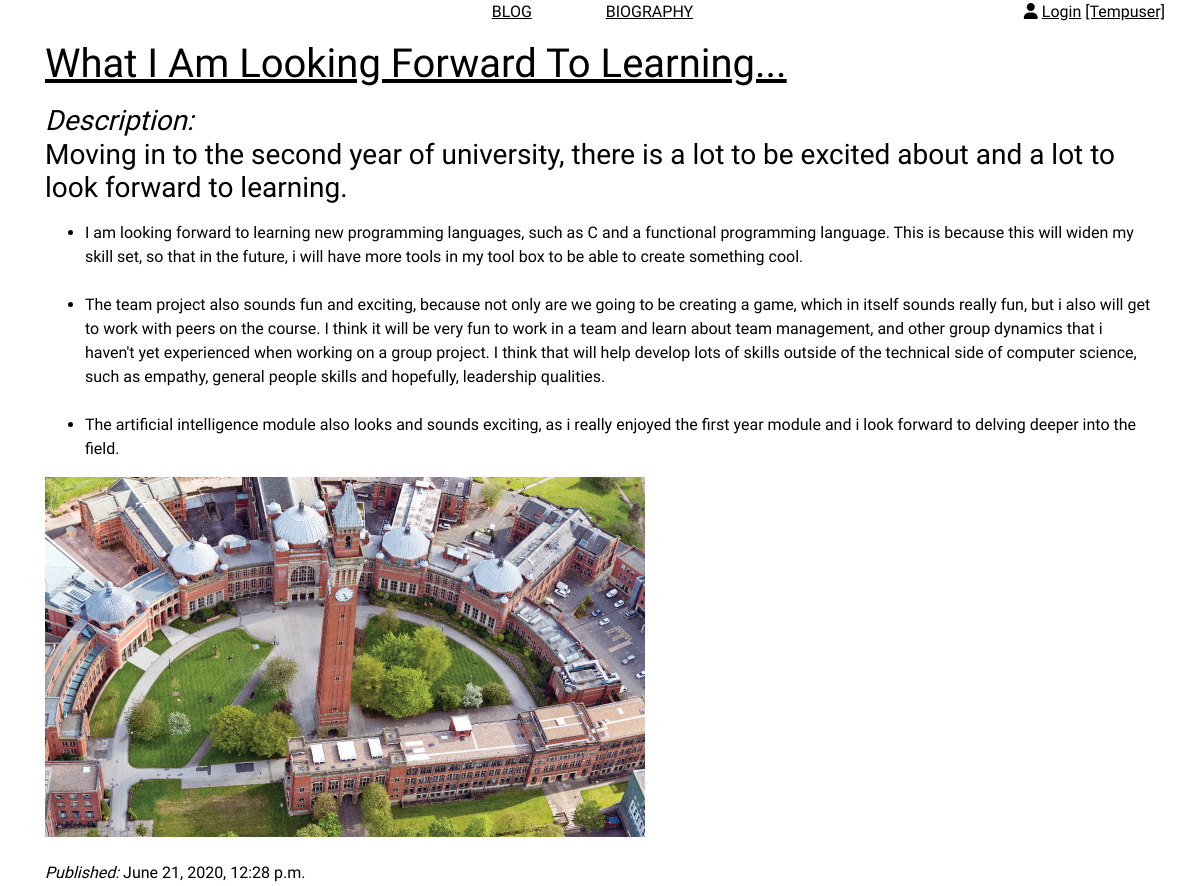
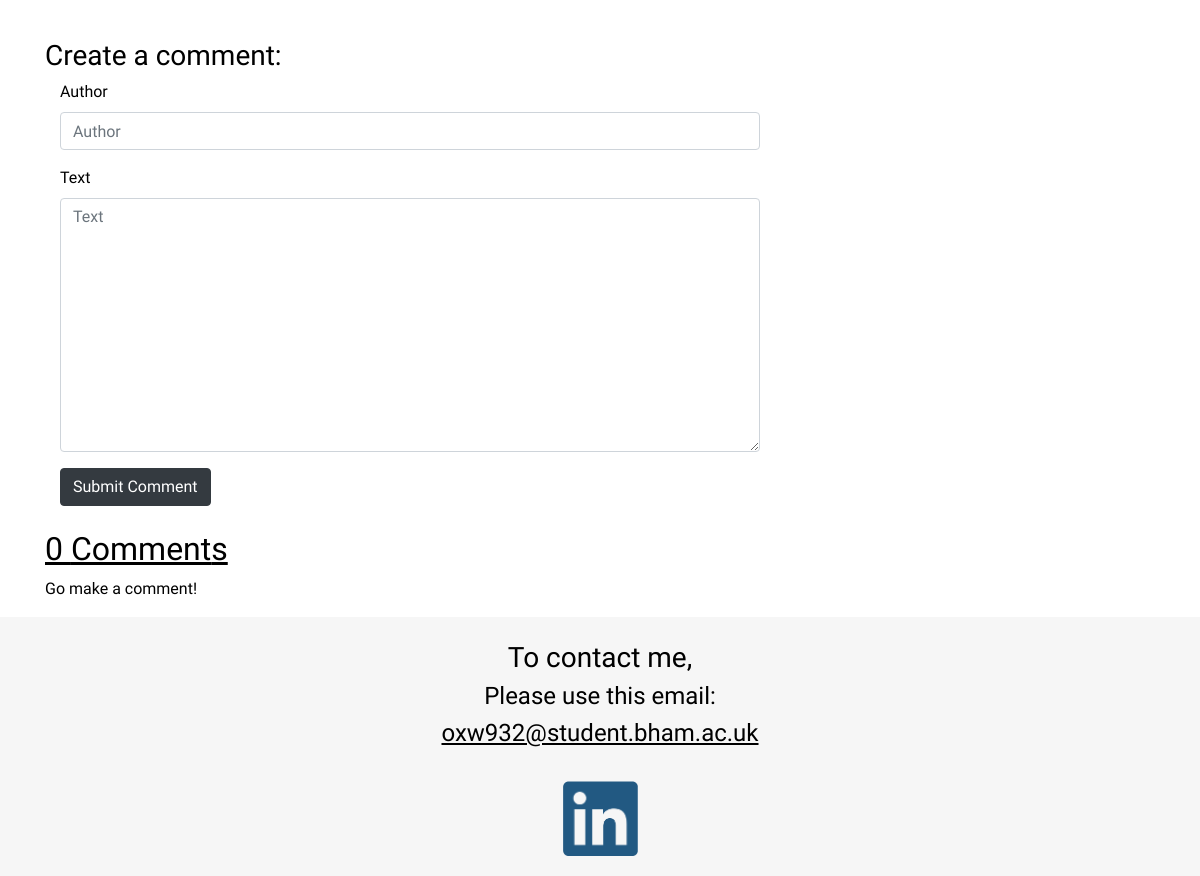
The app's page /post/36/ with its own data (2 pictures, top to bottom).
### blog/models.py (models this page shows, shortened)
class Blog(models.Model):
    user = models.ForeignKey(User, related_name='blog', on_delete=models.CASCADE, null=True)
    title = models.CharField(max_length=100)
    description = models.TextField(max_length=250)
    content = models.TextField(max_length=4000)
    published_date = models.DateTimeField(auto_now=True)
    blog_pic = models.ImageField(upload_to='blog_pic',blank=True)
    def approve_comments(self):
        return self.comments.filter(approved_comment=True)
    class Meta:
        permissions = (("can_make_changes", "Can edit, Update or Delete content"),)

### blog/views.py (the view, shortened to what this page needs)
# urls.py: path('post/<int:pk>/', views.BlogDetailView.as_view(), name='post'),
class BlogDetailView(ModelFormMixin, DetailView):
    model = Blog
    form_class = CommentForm
    def get_context_data(self, **kwargs):
        context = super().get_context_data(**kwargs)
        context['form'] = self.get_form()
        return context

### blog/forms.py
class CommentForm(forms.ModelForm):
    class Meta:
        model = Comment
        fields = ('author', 'text')
        widgets = {
            'author':forms.TextInput(attrs={'class':'textinputclass'}),
            'text': forms.Textarea(attrs={'class':'editable medium-editor-textarea'})
        }

### blog/templates/blog/blog_detail.html (shortened to what this page needs)
<!DOCTYPE html>
{% extends "blog/blog_base.html" %}
{% block blog_content %}
{% load static %}
<link rel="stylesheet" href="{% static 'css/blogdetail.css' %}">
<div class="container blogdetail">
    <h1><u>{{blog.title|safe|title}}</u></h1>
<h3><i>Description: </i><strong></strong>{{blog.description|safe}}</h3>
<p>{{blog.content|safe}}</p>
{% if blog.blog_pic %}
<div id="banner"><img class="img-fluid" src="{{ blog.blog_pic.url}}" id="myImage"></div>
{% endif %}
    <br>
<p><i>Published: </i>{{blog.published_date}}</p>
        <br>
<h3>Create a comment:</h3>
{% load bootstrap4 %}
  <div class="row ">
    <div class="col-8">
        <div class="container">
            <form action="" method="post" style="color:black;">
                {% bootstrap_form form %}
                {% buttons %}
                <input type="submit" name="" value="Submit Comment" class="btn btn-dark">
                {% endbuttons %}
            </form>
        </div>
    </div>
  </div>
    <br>
<h2><u>{{blog.approve_comments.count}} Comment{{blog.approve_comments.count|pluralize}}</u> </h2>
    {% for comment in blog.comments.all  %}
    {% include "blog/_comments.html" %}
    {% empty %}
    <p style="color:black">Go make a comment!</p>
    {% endfor %}
</div>
{% endblock %}

### static/css/master.css (style rules this page uses)
body { background-color: white; padding: 0; margin: 0; font-family: 'Podkova', serif; font-color: white; color: white; }

### blog/static/css/blogdetail.css (style rules this page uses)
img { width: 600px; }
.blogdetail { color: black; }

### records on screen
Blog: title "What I Am Looking Forward To Learning...", description "Moving in to the second year of university, there is a lot to be excited about and a lot to look forward to learning.", content "I am looking forward to learning new programming languages, such as C and a functional programming language. This is because this will widen my skill set, so that in the future, i will have more tools in my tool box to be able to create something cool. The team project also sounds fun and exciting, because not only are we going to be creating a game, which in itself sounds really fun, but i also will get to work with peers on the course. I think it will be very fun to work in a team and learn about team management, and other group dynamics that i haven't yet experienced when working on a group project. I think that will help develop lots of skills outside of the technical side of computer…", blog_pic (picture), published_date "June 21, 2020, 12:28 p.m.", approve_comments.count "0"
